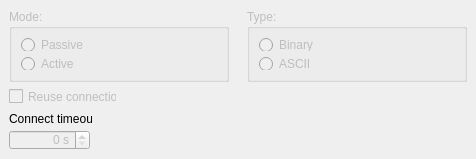
     <widget class="QWidget" name="tab_2">
      <attribute name="title">
       <string>FTP</string>
      </attribute>
      <widget class="QGroupBox" name="groupBox">
       <property name="enabled">
        <bool>false</bool>
       </property>
       <property name="geometry">
        <rect>
         <x>9</x>
         <y>9</y>
         <width>220</width>
         <height>73</height>
        </rect>
       </property>
       <property name="title">
        <string>Mode:</string>
       </property>
       <layout class="QFormLayout" name="formLayout">
        <item row="0" column="0" colspan="2">
         <widget class="QRadioButton" name="radioButton_Mode_Passive">
          <property name="text">
           <string>Passive</string>
          </property>
         </widget>
        </item>
        <item row="1" column="0" colspan="2">
         <widget class="QRadioButton" name="radioButton_Mode_Active">
          <property name="text">
           <string>Active</string>
          </property>
         </widget>
        </item>
       </layout>
      </widget>
      <widget class="QCheckBox" name="checkBox_ReuseConnection">
       <property name="enabled">
        <bool>false</bool>
       </property>
       <property name="geometry">
        <rect>
         <x>9</x>
         <y>88</y>
         <width>108</width>
         <height>17</height>
        </rect>
       </property>
       <property name="text">
        <string>Reuse connection</string>
       </property>
      </widget>
      <widget class="QGroupBox" name="groupBox_2">
       <property name="enabled">
        <bool>false</bool>
       </property>
       <property name="geometry">
        <rect>
         <x>247</x>
         <y>9</y>
         <width>220</width>
         <height>73</height>
        </rect>
       </property>
       <property name="title">
        <string>Type:</string>
       </property>
       <layout class="QFormLayout" name="formLayout_2">
        <property name="fieldGrowthPolicy">
         <enum>QFormLayout::AllNonFixedFieldsGrow</enum>
        </property>
        <item row="0" column="0" colspan="2">
         <widget class="QRadioButton" name="radioButton_Type_Binary">
          <property name="text">
           <string>Binary</string>
          </property>
         </widget>
        </item>
        <item row="1" column="0" colspan="2">
         <widget class="QRadioButton" name="radioButton_Type_ASCII">
          <property name="text">
           <string>ASCII</string>
          </property>
         </widget>
        </item>
       </layout>
      </widget>
      <widget class="QSpinBox" name="spinBox_FTP_ConnectTimeout">
       <property name="enabled">
        <bool>false</bool>
       </property>
       <property name="geometry">
        <rect>
         <x>9</x>
         <y>130</y>
         <width>81</width>
         <height>20</height>
        </rect>
       </property>
       <property name="alignment">
        <set>Qt::AlignRight|Qt::AlignTrailing|Qt::AlignVCenter</set>
       </property>
       <property name="suffix">
        <string> s</string>
       </property>
      </widget>
      <widget class="QLabel" name="label_14">
       <property name="enabled">
        <bool>true</bool>
       </property>
       <property name="geometry">
        <rect>
         <x>9</x>
         <y>111</y>
         <width>83</width>
         <height>16</height>
        </rect>
       </property>
       <property name="text">
        <string>Connect timeout:</string>
       </property>
       <property name="buddy">
        <cstring>spinBox_FTP_ConnectTimeout</cstring>
       </property>
      </widget>
     </widget>
